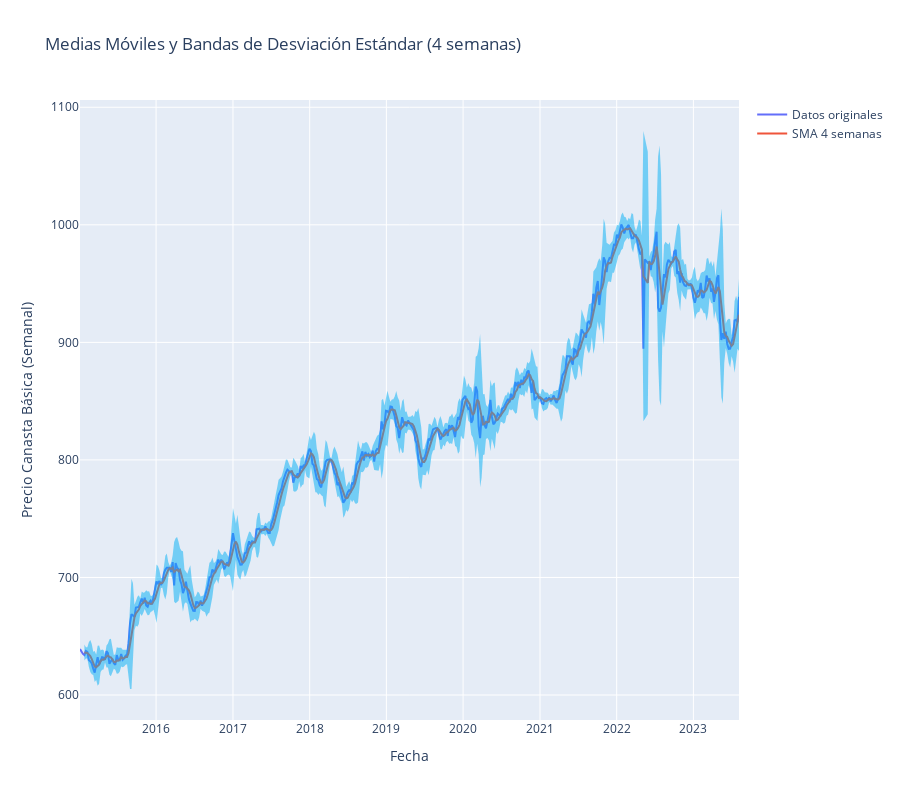

Notebook cell for this chart:
### Code cell
df_weekly["SMA_4"] = df_weekly["y"].rolling(window=4).mean()
df_weekly["STD_4"] = df_weekly["y"].rolling(window=4).std()

df_weekly["Upper_Band"] = df_weekly["SMA_4"] + (df_weekly["STD_4"] * 3)
df_weekly["Lower_Band"] = df_weekly["SMA_4"] - (df_weekly["STD_4"] * 3)

fig = go.Figure()

fig.add_trace(go.Scatter(x=df_weekly["ds"], y=df_weekly["y"], mode='lines', name='Datos originales'))
fig.add_trace(go.Scatter(x=df_weekly["ds"], y=df_weekly["SMA_4"], mode='lines', name='SMA 4 semanas'))


fig.add_trace(go.Scatter(
    x=pd.concat([df_weekly["ds"], df_weekly["ds"][::-1]]), 
    y=pd.concat([df_weekly["Upper_Band"], df_weekly["Lower_Band"][::-1]]),
    fill='toself',
    fillcolor='rgba(0, 176, 246, 0.5)', 
    line=dict(color='rgba(255,255,255,0)'),
    name='Bandas',
    showlegend=False
))

fig.update_layout(
    title='Medias Móviles y Bandas de Desviación Estándar (4 semanas)',
    xaxis_title='Fecha',
    yaxis_title='Precio Canasta Básica (Semanal)',
    height=800 
)

fig.show()

### Figure 1 — Plotly figure (JSON) as saved in the notebook; plotly's stock layout.template omitted (floating-point values rounded to 4 significant figures; data arrays with more than 128 entries replaced by an {"elided": "..."} marker saying what was removed)
{"data": [{"mode": "lines", "name": "Datos originales", "type": "scatter", "x": {"elided": "449 str values"}, "y": {"elided": "449 float values"}}, {"mode": "lines", "name": "SMA 4 semanas", "type": "scatter", "x": {"elided": "449 str values"}, "y": {"elided": "449 float values"}}, {"fill": "toself", "fillcolor": "rgba(0, 176, 246, 0.5)", "line": {"color": "rgba(255,255,255,0)"}, "name": "Bandas", "showlegend": false, "type": "scatter", "x": {"elided": "898 str values"}, "y": {"elided": "898 float values"}}], "layout": {"height": 800, "title": {"text": "Medias Móviles y Bandas de Desviación Estándar (4 semanas)"}, "xaxis": {"title": {"text": "Fecha"}}, "yaxis": {"title": {"text": "Precio Canasta Básica (Semanal)"}}}}
